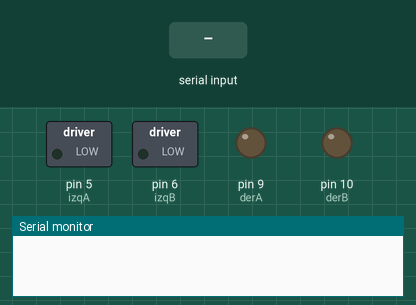
Simulated run of this sketch. Board: Arduino Uno, built with avr-gcc and run on an emulated ATmega328P. Parts: switched loads named in the sketch (green lamp = pin HIGH), output pins drawn as LEDs (lit = HIGH), the last lines printed to the serial monitor. Inputs (shaded band) come from the test bench.

Above: at 1.2 s.
1.3 s: "S" received over Serial
At 1.6 s:
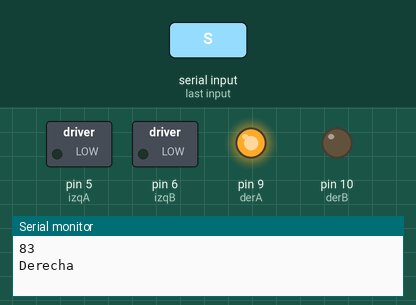
Timing chart, 0 to 7.8 s (numbered marks = the images above; inputs shaded):
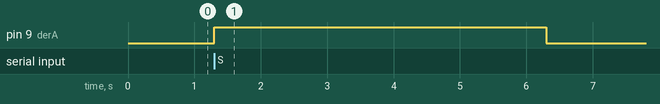

The sketch:

Prueba_Puente_H.ino
```cpp
/* Prueba del Puente H (L293D)
Dibujo de las conexiones en www.elprofegarcia.com

ARDUINO   L293D(Puente H)
  5          10
  6          15
  9          7
  10         2
  5V         1, 9, 16
  GND        4, 5, 12, 13

  El motor 1 se conecta a los pines 3 y 6 del Puente H
  El motor 2 se conecta a los pines 11 y 14 del Puente H

  La fuente de alimentacion de los Motores se conecta a tierra y
  el positivo al pin 8 del puennte H.

*/
int izqA = 5;
int izqB = 6;
int derA = 9;
int derB = 10;
int vel = 255; // Velocidad de los motores (0-255)
int led_S= 13; // Pines de conexion para led's
int led_N= 13; // Pin de conexion led
int salida;

void setup()  {
  Serial.begin(9600);
  pinMode(derA, OUTPUT);
  pinMode(derB, OUTPUT);
  pinMode(izqA, OUTPUT);
  pinMode(izqB, OUTPUT);
 }

void loop()  {
  /*
    Serial.println("Detenido");
    analogWrite(derB, 0);  // Detiene los Motores
    analogWrite(izqB, 0);
    delay (500);

    Serial.println("Frente");
    analogWrite(derA, vel);  // Frente 2 segundos
    analogWrite(izqA, vel);
    delay (2000);

    Serial.println("Derecha");
    analogWrite(derA, vel);  // Derecha 0,5 segundos
    analogWrite(izqA, 0);
    delay (500);

    Serial.print("Izquierda")
    analogWrite(derA, 0);    // Izquierda 0,5 segundos
    analogWrite(izqA, vel);
    delay (500);

    Serial.println("Detenido");
    analogWrite(derA, 0);    // Detiene los Motores
    analogWrite(izqA, 0);
    delay (500);

    Serial.println("Reversa");
    analogWrite(derB, vel);  // Reversa 2 segundos
    analogWrite(izqB, vel);
    delay (2000);
    */
    if(Serial.available()>0){
        salida=Serial.read();
        Serial.println(salida);
        if(salida=='S'){
          digitalWrite(led_S, HIGH);

          Serial.println("Derecha");
          analogWrite(derA, vel);   // Los mueve a la derecha
          delay(5000);

          Serial.println("Detenido");
          analogWrite(derA, 0);    // Detiene los Motores
          delay(2000);


        }
        if(salida=='N'){
          digitalWrite(led_N, LOW);
          delay(2000);

          Serial.println("Detenido");
          analogWrite(derA, 0);    // Detiene los Motores
          analogWrite(izqA, 0);
        }
        /*
        if(salida=='C'){
          digitalWrite(led_N, LOW);
          Serial.println("Reversa");
          analogWrite(derB, vel);  // Reversa 2 segundos
          analogWrite(izqB, vel);
          delay(2000);

          Serial.println("Derecha");
          analogWrite(derA, vel);   // Los mueve a la derecha
          delay(1000);
        }
        */

    }
}
```

Measured:
- after the input at 1.3 s, pin 9 (derA): LOW → HIGH at once, → LOW 5.0 s later
